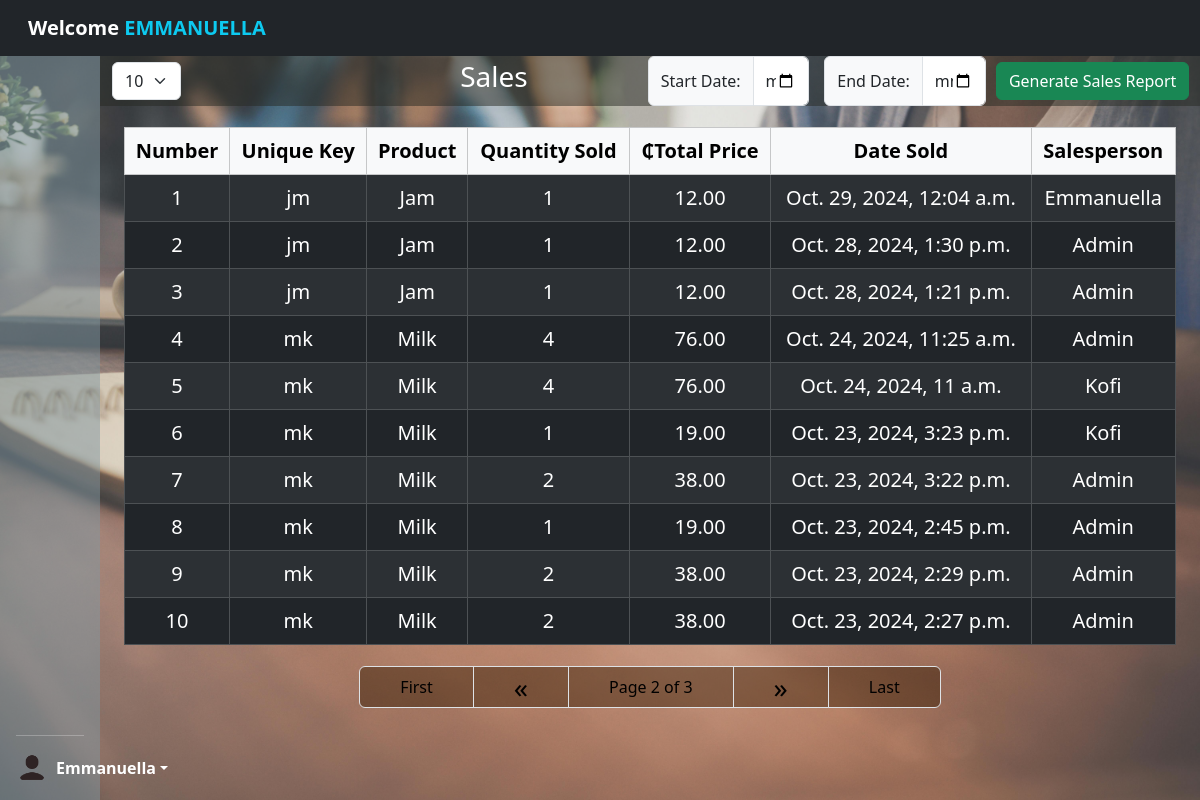
The page /view-sales/?page=2&paginate_by=10 (signed in) on the database its author committed.
### revision_app/models.py (models this page shows, shortened)
class Sale(models.Model):
    product = models.ForeignKey(Products, on_delete=models.CASCADE)
    quantity_sold = models.PositiveBigIntegerField()
    total_price = models.DecimalField(max_digits=10, decimal_places=2)
    salesperson = models.ForeignKey(User, on_delete=models.SET_NULL, null=True)  # Link the sale to a user
    date_sold = models.DateTimeField(default=timezone.now)
    unique_key = models.CharField(
        max_length=2,
        blank=True,
        editable=False
    )
    class Meta:
        verbose_name = 'Sale'
        verbose_name_plural = 'Sales'

class Products(models.Model):
    product_name = models.CharField(max_length=200, db_index=True)
    price = models.DecimalField(max_digits=10, decimal_places=2, db_index=True)
    stock = models.PositiveBigIntegerField(default=0, db_index=True)
    unique_key = models.CharField(
        max_length=2,
        blank=True,
        editable=False,
        unique=True
    )
    def __str__(self):
        return self.product_name
    class Meta:
        verbose_name_plural = 'Products'
        ordering = ['product_name']

### revision_app/views.py (the view, shortened to what this page needs)
# urls.py: path('view-sales/', SalesListView.as_view(), name='view-sales'),
class SalesListView(LoginRequiredMixin, TemplateView):
    template_name = 'revision_app/sales.html'
    def get_context_data(self, **kwargs):
        context = super().get_context_data(**kwargs)
        paginate_by = self.request.GET.get('paginate_by', 10)
        sales = Sale.objects.all().order_by('-date_sold')
        products = Products.objects.all()
        search_input = self.request.GET.get('q', '').strip()
        paginator = Paginator(sales, int(paginate_by))
        page_number = self.request.GET.get('page')
        page_obj = paginator.get_page(page_number)
        context['page_obj'] = page_obj
        context['object_list'] = page_obj.object_list
        context['products'] = products
        context['sales'] = sales
        context['paginate_by'] = paginate_by
        context['search_input'] = search_input
        return context

### revision_app/templates/revision_app/sales.html (shortened to what this page needs)
{% extends 'revision_app/main.html' %}
{% load static %}
{% block content %}
{% include 'revision_app/pageloader.html' %}
<head><link rel="stylesheet" href="{% static 'css/bootstrap.css'  %}"></head>
<body style="background-image: url('{% static 'img/pexels-tirachard-kumtanom-112571-733856.jpg' %}'); background-size: cover; background-position: center; min-height: 100vh;">
<div class="container-fluid my-0 position-relative mx-0 px-0" style="padding-top: 56px; z-index: 1;">
<div class="container-fluid mx-0 px-0 w-100">
<div class="row">
<div class="d-flex mb-6 justify-content-end text-align-center position-fixed" style="z-index: 1050; width: 91.78%; background-color: rgba(39, 41, 35, 0.5);">
    <div class="input-group my-0 py-0" style="width: 15%; height: inherit; margin-right: auto;">
    <span class="d-flex align-items-center"><form method="get" action="" >
        <select name="paginate_by" id="paginate_by" onchange="this.form.submit()" class="form-select px-6" style="height: fit-content;">
          <option value="10" {% if request.GET.paginate_by == '10' %}selected{% endif %}>10</option>
        </select>
      </form></span></div>
    <h3 class="text-align-center text-white py-1" style="margin-right: 15vh;">Sales</h3>
    <div class="input-group my-0 py-0" style="width: 15%; height: inherit; margin-right: 15px;">
        <span class="input-group-text">Start Date:</span>
        <input type="date" id="start_date" class="form-control">
      </div>
    <div class="input-group" style="width: 15%; height: inherit; margin-right: 10px;">
        <span class="input-group-text">End Date:</span>
        <input type="date" id="end_date" class="form-control">
     </div>
     <span class="d-flex align-items-center"><a href="{% url 'generate_pdf' %}" class="btn btn-success" onclick="generatePDF()">Generate Sales Report</a></span>
</div></div>
<div class="container-fluid" style="padding-top: 55px;">
<table class="table table-bordered my-3 w-100 text-center fs-5 table-dark table-striped ">
    <thead>
        <tr class="table-light">
            <th>Number</th>
            <th>Unique Key</th>
            <th>Product</th>
            <th>Quantity Sold</th>
            <th>&#8373;Total Price</th>
            <th>Date Sold</th>
            <th>Salesperson</th>
        </tr>
    </thead>
    <tbody>
        {% for sale in page_obj.object_list %}
        <tr>
            <td>{{ forloop.counter }}</td>
            <td>{{ sale.unique_key }}</td>
            <td>{{ sale.product }}</td>
            <td>{{ sale.quantity_sold }}</td>
            <td>{{ sale.total_price|floatformat:2 }}</td>
            <td>{{ sale.date_sold }}</td>
            <td>{{ sale.salesperson.username|capfirst }}
        </tr>
        {% empty %}
        <tr>
            <td colspan="6">No sales available.</td>
        </tr>
        {% endfor %}
    </tbody>
</table>
<div class="flex-row d-flex justify-content-center">
<nav aria-label="Page navigation example" style="margin-top: 0.5%;">
    <ul class="pagination">
    {% if page_obj.has_previous %}
    <li class="page-item">
    <a href="?page=1&paginate_by={{ paginate_by }}" class="page-link ">First</a>
    </li>
    <li class="page-item">
        <a href="?page={{ page_obj.previous_page_number }}&paginate_by={{ paginate_by }}"
        class="page-link fs-3 d-flex align-items-center justify-content-center"
        style="height: 42px;">
         <span>&laquo;</span>
     </a>
    </li>
  {% endif %}
  <li class="page-item"><a href="#" class="page-link"><span>Page {{ page_obj.number }} of {{ page_obj.paginator.num_pages }}</span></a></li>
  {% if page_obj.has_next %}
  <li class="page-item">
    <a href="?page={{ page_obj.next_page_number }}&paginate_by={{ paginate_by }}"
    class="page-link fs-3 d-flex align-items-center justify-content-center" style="height: 42px;">&raquo;</a>
    </li>
    <li class="page-item">
    <a href="?page={{ page_obj.paginator.num_pages }}&paginate_by={{ paginate_by }}" class="page-link">Last</a>
</li>
    {% endif %}
</ul>
</nav>
</div>
</div>
</div>
</div>
</div>
{% endblock %}

### revision_app/templates/revision_app/main.html (shortened to what this page needs)
{% load static %}
<!DOCTYPE html>
<html lang="en">
<head>
    <link rel="stylesheet" href="{% static 'css/bootstrap.css'  %}">
</head>
<body class="">
        <div class="container-fluid p-6">
        <div class="row">
            <div class="col-1 px-0" >
                <div class=" text-start d-flex flex-column justify-content-between flex-shrink-0 p-3 text-white position-fixed" style="height: 100vh; width: 8.33333333%; background-color: rgba(130, 152, 161, 0.5);">
        <ul class="nav flex-column mb-auto nav-pills" style="padding-top: 20px;">
        </ul>
        <hr>
        <div class="dropdown">
          <a href="#" class="d-flex align-items-center text-white text-decoration-none dropdown-toggle" id="dropdownUser1" data-bs-toggle="dropdown" aria-expanded="false">
            <img src="{% static 'img/icons8_user_60px.png' %}" alt="" width="32" height="32" class="rounded-circle me-2">
            <strong>{{user.username}}</strong>
          </a>
        </div>
      </div></div>
<div class="col-11 p-0">
    <div class="container-fluid w-100 px-0 position-fixed"  style="z-index: 1050">
    <nav class="navbar navbar-expand-sm bg-dark navbar-dark fixed-top">
        <div class="container-fluid">
          <a class="navbar-brand ms-3" href="#">
            <strong>Welcome<span class="text-info"> {{request.user.username|upper}}</span></strong></a>
        </div>
      </nav>
    </div>
      <div class="container-fluid">
    {% block content %}
    {% endblock %}</div>
</div>
</div>
</body>
</html>

### revision_app/templates/revision_app/sales.html (style rules this page uses)
.pagination { justify-content: center; width: 100%; }
.pagination .page-item .page-link { min-width: 70%; padding: 0.5rem 2.5rem; font-size: 1rem; color: black; font-weight: 500; background-color: rgba(51, 26, 2, 0.45); }

### rows shown on the page
Sale: unique_key "jm", product "Jam", quantity_sold "1", total_price "12.00", date_sold "Oct. 29, 2024, 12:04 a.m.", salesperson.username "Emmanuella"
Sale: unique_key "jm", product "Jam", quantity_sold "1", total_price "12.00", date_sold "Oct. 28, 2024, 1:30 p.m.", salesperson.username "Admin"
Sale: unique_key "jm", product "Jam", quantity_sold "1", total_price "12.00", date_sold "Oct. 28, 2024, 1:21 p.m.", salesperson.username "Admin"
Sale: unique_key "mk", product "Milk", quantity_sold "4", total_price "76.00", date_sold "Oct. 24, 2024, 11:25 a.m.", salesperson.username "Admin"
Sale: unique_key "mk", product "Milk", quantity_sold "4", total_price "76.00", date_sold "Oct. 24, 2024, 11 a.m.", salesperson.username "Kofi"
Sale: unique_key "mk", product "Milk", quantity_sold "1", total_price "19.00", date_sold "Oct. 23, 2024, 3:23 p.m.", salesperson.username "Kofi"
Sale: unique_key "mk", product "Milk", quantity_sold "2", total_price "38.00", date_sold "Oct. 23, 2024, 3:22 p.m.", salesperson.username "Admin"
Sale: unique_key "mk", product "Milk", quantity_sold "1", total_price "19.00", date_sold "Oct. 23, 2024, 2:45 p.m.", salesperson.username "Admin"
Sale: unique_key "mk", product "Milk", quantity_sold "2", total_price "38.00", date_sold "Oct. 23, 2024, 2:29 p.m.", salesperson.username "Admin"
Sale: unique_key "mk", product "Milk", quantity_sold "2", total_price "38.00", date_sold "Oct. 23, 2024, 2:27 p.m.", salesperson.username "Admin"

### other values the page prints
{{ user.username }} "Emmanuella"
{{ request.user.username|upper }} "EMMANUELLA"
{{ page_obj.number }} "2"
{{ page_obj.paginator.num_pages }} "3"
